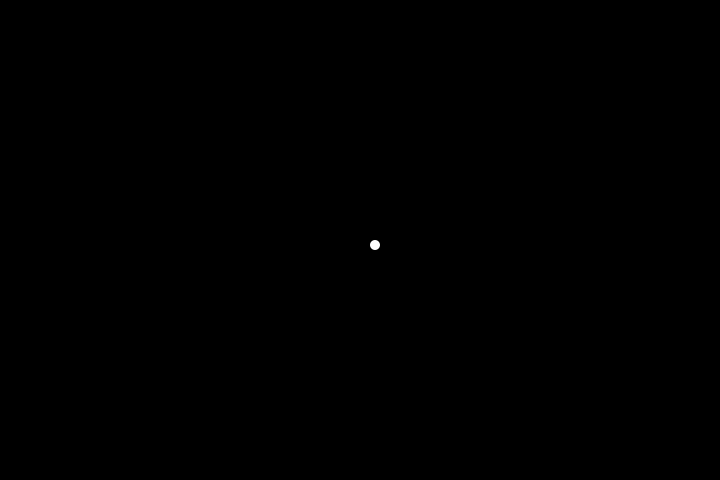
Frame 1 (no input)
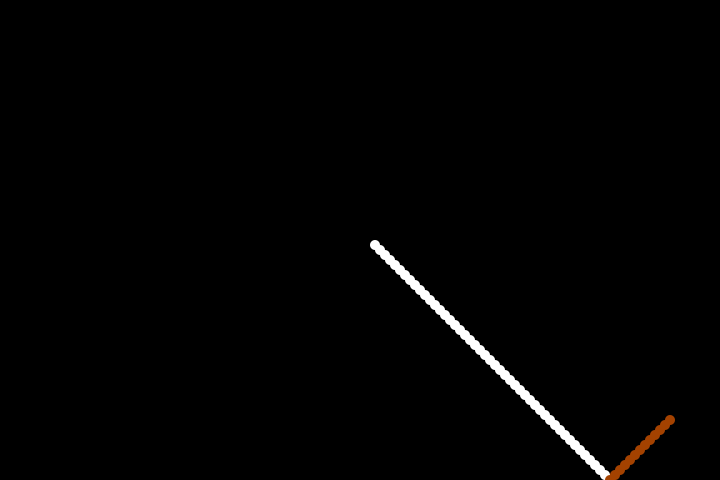
Frame 60 (the mouse pressed at the canvas centre just before this capture)
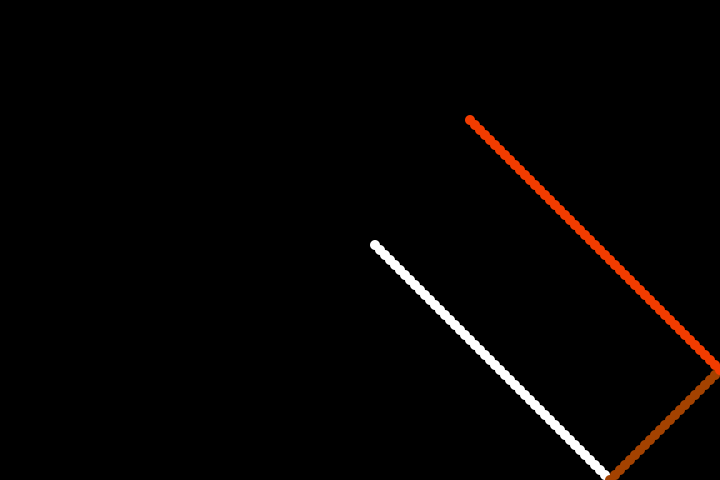
Frame 120 (the mouse held since frame 60 and released just before this capture)

The Processing sketch that drew these frames (run headless with seeded random() and noise(); from frame 60 on, the mouse is pressed at the canvas centre):

// Processing sketch: pat_9_9
// ── pat_9_9.pde
float count = 0;
int xpos = 370;
int xspeed = 5;
int ypos = 240;
int yspeed = 5;

float r = 255;
float g = 255;
float b = 0;


void setup() {
  size(720,480);
  background(0);
  noStroke();
}

void draw(){

  xpos = xpos + xspeed;
  ypos = ypos + yspeed;
  count = count + 1;
 
  if (xpos >= width){
    xspeed = xspeed * -1;
    fill(int(random(r)),int(random(g)),int(random(b)));
  }
  if (xpos <= 0){
    xspeed = xspeed * -1;
    fill(int(random(r)),int(random(g)),int(random(b)));
  }
  
  if (ypos >= height){
    yspeed = yspeed * -1;
    fill(int(random(r)),int(random(g)),int(random(b)));
  }
  if (ypos <= 0){
    yspeed = yspeed * -1;
    fill(int(random(r)),int(random(g)),int(random(b)));
  }
  
  ellipse(xpos,ypos,10,10);


}
